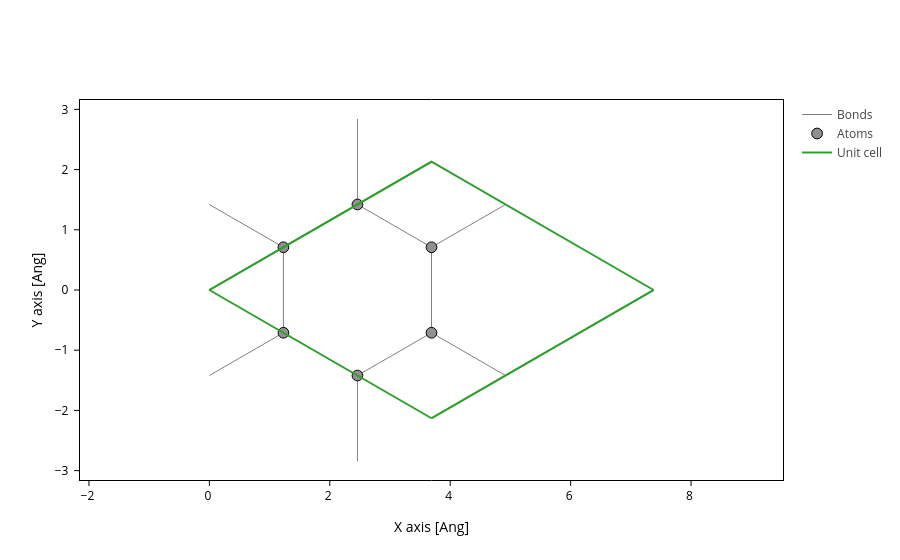

Notebook cell for this chart:
### Code cell
gr = all_armchair(bond=BOND)
gr.plot(axes='xy')

### Figure 1 — Plotly figure (JSON) as saved in the notebook; plotly's stock layout.template omitted (floating-point values rounded to 4 significant figures; data arrays with more than 128 entries replaced by an {"elided": "..."} marker saying what was removed)
{"data": [{"line": {"color": "gray", "width": 1}, "meta": {}, "mode": "lines", "name": "Bonds", "opacity": 1, "type": "scatter", "x": {"elided": "252 float values"}, "y": {"elided": "252 float values"}}, {"marker": {"color": "#909090", "line": {"color": "black", "width": 1}, "opacity": 1, "size": 10.72}, "meta": {}, "mode": "markers", "name": "Atoms", "opacity": 1, "type": "scatter", "x": [1.23, 2.46, 1.23, 3.689, 2.46, 3.689], "y": [0.71, 1.42, -0.71, 0.71, -1.42, -0.71]}, {"meta": {}, "mode": "lines", "name": "Unit cell", "type": "scatter", "x": [0.0, 3.689, 7.379, 7.379, 3.689, 3.689, NaN, 3.689, 0.0, 0.0, 3.689, 3.689, 0.0, NaN, 7.379, 3.689, NaN, 7.379, 3.689], "y": [0.0, 2.13, 0.0, 0.0, 2.13, 2.13, NaN, 2.13, 0.0, 0.0, -2.13, -2.13, 0.0, NaN, 0.0, -2.13, NaN, 0.0, -2.13]}], "layout": {"scene": {"aspectmode": "data", "xaxis": {"title": {"text": "X axis [Ang]"}}, "yaxis": {"title": {"text": "Y axis [Ang]"}}}, "xaxis": {"scaleanchor": "y", "scaleratio": 1, "title": {"text": "X axis [Ang]"}}, "yaxis": {"title": {"text": "Y axis [Ang]"}}}}
